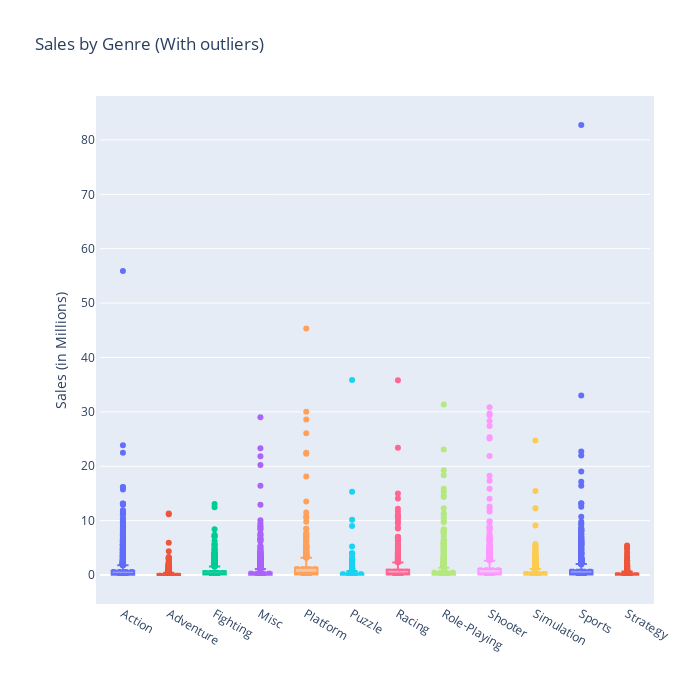

Here is the notebook cell this chart was saved with:
### Code cell
genres = sales_by_genre.Genre.unique()
traces = []

for i in range(len(genres)):
    genre = genres[i]
    df_genre = sales_by_genre[sales_by_genre.Genre == genre]
    trace = go.Box(
        y=np.array(df_genre.Global_Sales),
        name=genre,
        boxmean=True    )
    
    traces.append(trace)

layout = go.Layout(
    title='Sales by Genre (With outliers)',
    showlegend=False,
    yaxis=dict(
        title='Sales (in Millions)'
    ),
    height=700, width=700,
    margin=go.Margin(
        l=100,
        r=50,
        b=100,
        t=100,
        pad=4
    )
)
    

fig = go.Figure(data=traces, layout=layout)
iplot(fig)

### Figure 1 — Plotly figure (JSON) as saved in the notebook; plotly's stock layout.template omitted (floating-point values rounded to 4 significant figures; data arrays with more than 128 entries replaced by an {"elided": "..."} marker saying what was removed)
{"data": [{"boxmean": true, "name": "Action", "type": "box", "y": {"elided": "1831 float values"}}, {"boxmean": true, "name": "Adventure", "type": "box", "y": {"elided": "1014 float values"}}, {"boxmean": true, "name": "Fighting", "type": "box", "y": {"elided": "596 float values"}}, {"boxmean": true, "name": "Misc", "type": "box", "y": {"elided": "1280 float values"}}, {"boxmean": true, "name": "Platform", "type": "box", "y": {"elided": "574 float values"}}, {"boxmean": true, "name": "Puzzle", "type": "box", "y": {"elided": "491 float values"}}, {"boxmean": true, "name": "Racing", "type": "box", "y": {"elided": "752 float values"}}, {"boxmean": true, "name": "Role-Playing", "type": "box", "y": {"elided": "1182 float values"}}, {"boxmean": true, "name": "Shooter", "type": "box", "y": {"elided": "792 float values"}}, {"boxmean": true, "name": "Simulation", "type": "box", "y": {"elided": "701 float values"}}, {"boxmean": true, "name": "Sports", "type": "box", "y": {"elided": "1351 float values"}}, {"boxmean": true, "name": "Strategy", "type": "box", "y": {"elided": "570 float values"}}], "layout": {"height": 700, "margin": {"b": 100, "l": 100, "pad": 4, "r": 50, "t": 100}, "showlegend": false, "title": {"text": "Sales by Genre (With outliers)"}, "width": 700, "yaxis": {"title": {"text": "Sales (in Millions)"}}}}
